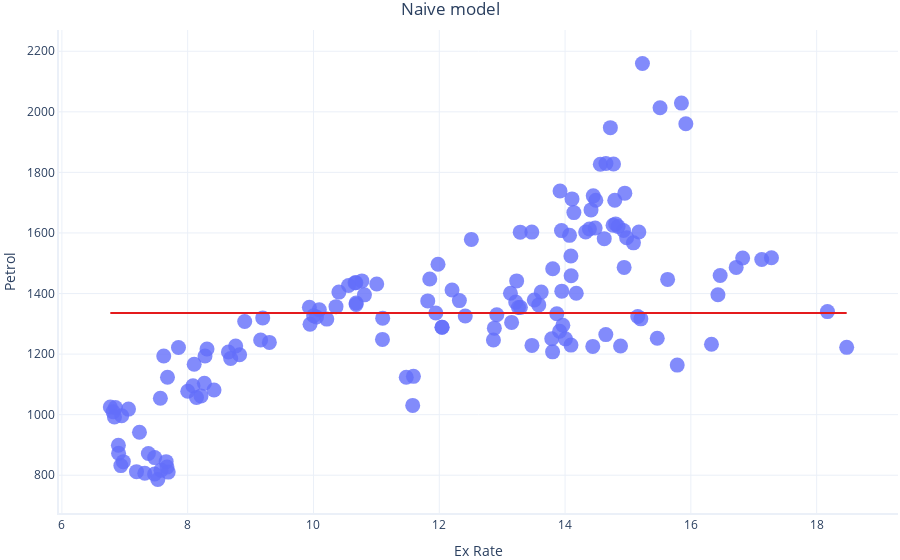
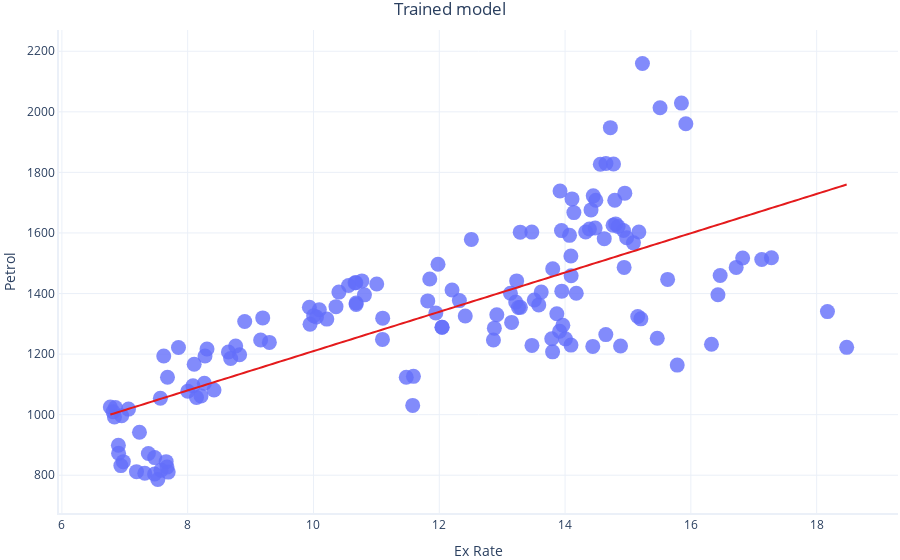

These figures' notebook cell, in order:
### Markdown cell above
### R-Squared

### Code cell
formula = "Petrol ~ Ex_Rate"
petrol_trained_model = smf.ols(formula = formula, data = dataset).fit()
petrol_naive_model = smf.ols(formula = formula, data = dataset).fit()
petrol_naive_model.params[0] = dataset['Petrol'].mean()
petrol_naive_model.params[1] = 0

print("naive R-squared:", petrol_naive_model.rsquared)
print("trained R-squared:", petrol_trained_model.rsquared)

# Show a graph of the result
graphing.scatter_2D(dataset, label_x="Ex_Rate", 
                                label_y="Petrol",
                                title = "Naive model",
                                trendline=lambda x: dataset['Petrol'].mean().repeat(len(x)), 
                                show=True)
# Show a graph of the result
graphing.scatter_2D(dataset, label_x="Ex_Rate", 
                                label_y="Petrol",
                                title = "Trained model",
                                trendline=lambda x: petrol_trained_model.params[1] * x + petrol_trained_model.params[0])
